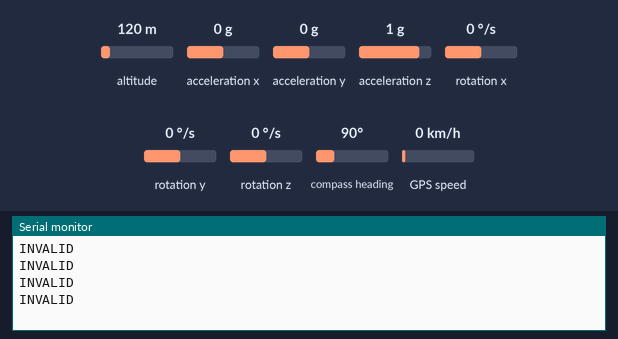
Bench run of a sketch on a simulated Arduino Mega 2560, built with avr-gcc and run on an emulated ATmega2560. Parts: the last lines printed to the serial monitor. The inputs (shaded band) are chosen by the test bench; at power-on: altitude 120 m, compass heading 90°, acceleration x 0 g, acceleration y 0 g, acceleration z 1 g, rotation x 0 °/s, rotation y 0 °/s, rotation z 0 °/s, GPS speed 0 km/h. The GPS gets a fix after 3 s at 37.7749, -122.4194 with 8 satellites.

Above: at 1.2 s.
1.3 s: altitude set to 20 m
At 3.5 s:
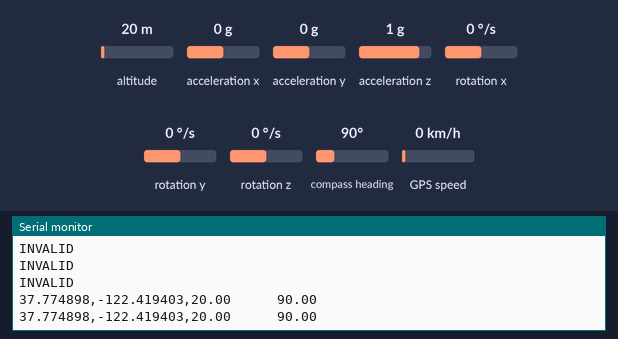
5.4 s: compass heading set to 7°
At 6.7 s:
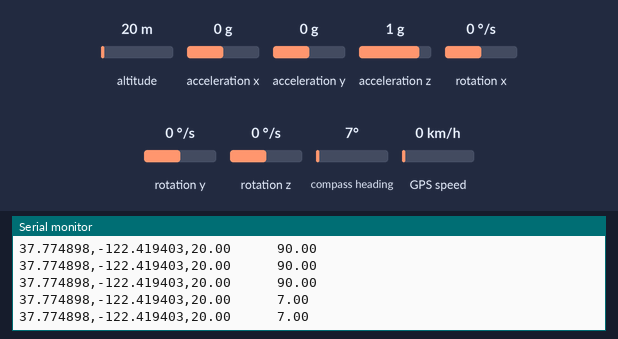
6.9 s: altitude set to 250 m
At 7.8 s:
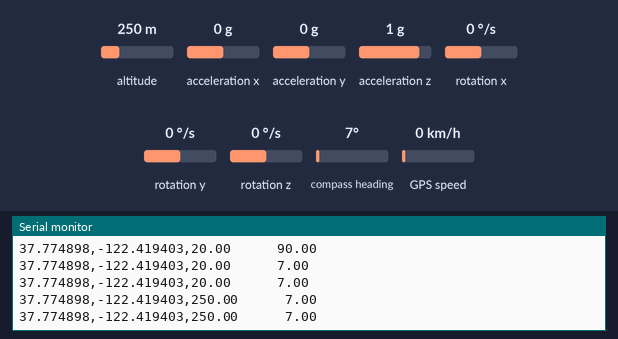

Measured:
- after the input at 1.3 s, the serial monitor: prints a new line after 1.7 s (image 1)
- after the input at 5.4 s, the serial monitor: prints a new line after 0.63 s (image 2)
- after the input at 6.9 s, the serial monitor: prints a new line after 0.13 s (image 3)

The sketch:

Read_GPS_MPU.ino
```cpp
#include <MPU9250.h>
#include <TinyGPS++.h>
#include <SoftwareSerial.h>

#include <Wire.h>
#include <Math.h>

MPU9250 IMU (Wire, 0x68);

// Code for Arduino Mega
static const int RXPin = 11, TXPin = 10;
static const uint32_t GPSBaud = 9600;

double latitude = 0;
double longitude = 0;

float x,y,z;
float azimuth;

// The TinyGPS++ object
TinyGPSPlus gps;

// The serial connection to the GPS device
SoftwareSerial ss(RXPin, TXPin);

void setup() {
  Serial.begin(115200);
  ss.begin(GPSBaud);
  IMU.begin();

}

void loop() {

  // Data from GPS
  if (ss.available() > 0){
    if (gps.encode(ss.read())){
      if (gps.location.isValid())
      {
        Serial.print(gps.location.lat(), 6);
        Serial.print(F(","));
        Serial.print(gps.location.lng(), 6);
        Serial.print(F(","));
        Serial.print(gps.altitude.meters(), 2);
        Serial.print("      ");
        // Data from Magnetometer
        IMU.readSensor();
        x = IMU.getMagX_uT();
        y = IMU.getMagY_uT();
        z = IMU.getMagZ_uT();
        azimuth = atan2(y,x);

        if(azimuth < 0){
          Serial.print(azimuth*180.0/PI+360.0);
        }
        else{
          Serial.print(azimuth*180.0/PI);
        }
        Serial.println();
        delay(100);
      }
      else
      {
        Serial.println(F("INVALID"));
      }
    }

  }
}
```
